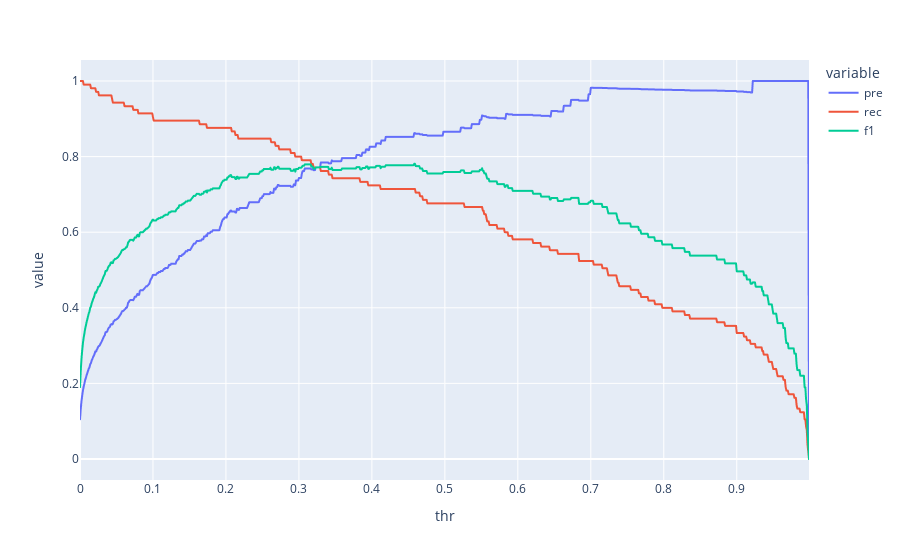

Notebook source saved alongside this figure:
### Code cell
from sklearn.metrics import f1_score, precision_score, recall_score


predict_proba = log_reg.predict_proba(X_test_scaled)[:, 1]
row = []
for thr in np.arange(0, 1, .001):
  pre = precision_score(y_test, predict_proba>thr)
  rec = recall_score(y_test, predict_proba>thr)
  f1 = f1_score(y_test, predict_proba>thr)

  row.append((thr, pre, rec, f1))

df = pd.DataFrame(row, columns=['thr', 'pre', 'rec', 'f1'])
px.line(df, x='thr', y=['pre', 'rec', 'f1'])

### Figure 1 — Plotly figure (JSON) as saved in the notebook; plotly's stock layout.template omitted (floating-point values rounded to 4 significant figures; data arrays with more than 128 entries replaced by an {"elided": "..."} marker saying what was removed)
{"data": [{"hovertemplate": "variable=pre<br>thr=%{x}<br>value=%{y}<extra></extra>", "legendgroup": "pre", "line": {"color": "#636efa", "dash": "solid"}, "marker": {"symbol": "circle"}, "mode": "lines", "name": "pre", "showlegend": true, "type": "scattergl", "x": {"elided": "1000 float values"}, "xaxis": "x", "y": {"elided": "1000 float values"}, "yaxis": "y"}, {"hovertemplate": "variable=rec<br>thr=%{x}<br>value=%{y}<extra></extra>", "legendgroup": "rec", "line": {"color": "#EF553B", "dash": "solid"}, "marker": {"symbol": "circle"}, "mode": "lines", "name": "rec", "showlegend": true, "type": "scattergl", "x": {"elided": "1000 float values"}, "xaxis": "x", "y": {"elided": "1000 float values"}, "yaxis": "y"}, {"hovertemplate": "variable=f1<br>thr=%{x}<br>value=%{y}<extra></extra>", "legendgroup": "f1", "line": {"color": "#00cc96", "dash": "solid"}, "marker": {"symbol": "circle"}, "mode": "lines", "name": "f1", "showlegend": true, "type": "scattergl", "x": {"elided": "1000 float values"}, "xaxis": "x", "y": {"elided": "1000 float values"}, "yaxis": "y"}], "layout": {"legend": {"title": {"text": "variable"}, "tracegroupgap": 0}, "margin": {"t": 60}, "xaxis": {"anchor": "y", "domain": [0, 1], "title": {"text": "thr"}}, "yaxis": {"anchor": "x", "domain": [0, 1], "title": {"text": "value"}}}}
